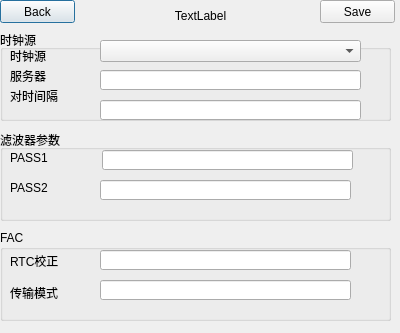
<?xml version="1.0" encoding="UTF-8"?>
<ui version="4.0">
 <class>BlockSet</class>
 <widget class="QDialog" name="BlockSet">
  <property name="geometry">
   <rect>
    <x>0</x>
    <y>0</y>
    <width>400</width>
    <height>333</height>
   </rect>
  </property>
  <property name="windowTitle">
   <string>时钟源设置</string>
  </property>
  <widget class="QLabel" name="label_title">
   <property name="geometry">
    <rect>
     <x>0</x>
     <y>0</y>
     <width>401</width>
     <height>31</height>
    </rect>
   </property>
   <property name="text">
    <string>TextLabel</string>
   </property>
   <property name="alignment">
    <set>Qt::AlignCenter</set>
   </property>
  </widget>
  <widget class="QPushButton" name="pushButton_back">
   <property name="geometry">
    <rect>
     <x>0</x>
     <y>0</y>
     <width>75</width>
     <height>23</height>
    </rect>
   </property>
   <property name="text">
    <string>Back</string>
   </property>
  </widget>
  <widget class="QPushButton" name="pushButton_save">
   <property name="geometry">
    <rect>
     <x>320</x>
     <y>0</y>
     <width>75</width>
     <height>23</height>
    </rect>
   </property>
   <property name="text">
    <string>Save</string>
   </property>
  </widget>
  <widget class="QGroupBox" name="groupBox">
   <property name="geometry">
    <rect>
     <x>0</x>
     <y>30</y>
     <width>391</width>
     <height>91</height>
    </rect>
   </property>
   <property name="title">
    <string>时钟源</string>
   </property>
   <widget class="QLabel" name="label">
    <property name="geometry">
     <rect>
      <x>10</x>
      <y>20</y>
      <width>54</width>
      <height>12</height>
     </rect>
    </property>
    <property name="text">
     <string>时钟源</string>
    </property>
   </widget>
   <widget class="QLabel" name="label_2">
    <property name="geometry">
     <rect>
      <x>10</x>
      <y>40</y>
      <width>54</width>
      <height>12</height>
     </rect>
    </property>
    <property name="text">
     <string>服务器</string>
    </property>
   </widget>
   <widget class="QLabel" name="label_3">
    <property name="geometry">
     <rect>
      <x>10</x>
      <y>60</y>
      <width>54</width>
      <height>12</height>
     </rect>
    </property>
    <property name="text">
     <string>对时间隔</string>
    </property>
   </widget>
   <widget class="QComboBox" name="comboBox_blk">
    <property name="geometry">
     <rect>
      <x>100</x>
      <y>10</y>
      <width>261</width>
      <height>22</height>
     </rect>
    </property>
   </widget>
   <widget class="QLineEdit" name="lineEdit_ser">
    <property name="geometry">
     <rect>
      <x>100</x>
      <y>40</y>
      <width>261</width>
      <height>20</height>
     </rect>
    </property>
   </widget>
   <widget class="QLineEdit" name="lineEdit_interval">
    <property name="geometry">
     <rect>
      <x>100</x>
      <y>70</y>
      <width>261</width>
      <height>20</height>
     </rect>
    </property>
   </widget>
  </widget>
  <widget class="QGroupBox" name="groupBox_2">
   <property name="geometry">
    <rect>
     <x>0</x>
     <y>130</y>
     <width>391</width>
     <height>91</height>
    </rect>
   </property>
   <property name="title">
    <string>滤波器参数</string>
   </property>
   <widget class="QLabel" name="label_4">
    <property name="geometry">
     <rect>
      <x>10</x>
      <y>20</y>
      <width>51</width>
      <height>16</height>
     </rect>
    </property>
    <property name="text">
     <string>PASS1</string>
    </property>
   </widget>
   <widget class="QLabel" name="label_5">
    <property name="geometry">
     <rect>
      <x>10</x>
      <y>50</y>
      <width>51</width>
      <height>16</height>
     </rect>
    </property>
    <property name="text">
     <string>PASS2</string>
    </property>
   </widget>
   <widget class="QLineEdit" name="lineEdit_pass1">
    <property name="geometry">
     <rect>
      <x>102</x>
      <y>20</y>
      <width>251</width>
      <height>20</height>
     </rect>
    </property>
   </widget>
   <widget class="QLineEdit" name="lineEdit_pass2">
    <property name="geometry">
     <rect>
      <x>100</x>
      <y>50</y>
      <width>251</width>
      <height>20</height>
     </rect>
    </property>
   </widget>
  </widget>
  <widget class="QGroupBox" name="groupBox_3">
   <property name="geometry">
    <rect>
     <x>0</x>
     <y>230</y>
     <width>391</width>
     <height>91</height>
    </rect>
   </property>
   <property name="title">
    <string>FAC</string>
   </property>
   <widget class="QLabel" name="label_6">
    <property name="geometry">
     <rect>
      <x>10</x>
      <y>20</y>
      <width>54</width>
      <height>21</height>
     </rect>
    </property>
    <property name="text">
     <string>RTC校正</string>
    </property>
   </widget>
   <widget class="QLabel" name="label_7">
    <property name="geometry">
     <rect>
      <x>10</x>
      <y>52</y>
      <width>54</width>
      <height>21</height>
     </rect>
    </property>
    <property name="text">
     <string>传输模式</string>
    </property>
   </widget>
   <widget class="QLineEdit" name="lineEdit_rtc">
    <property name="geometry">
     <rect>
      <x>100</x>
      <y>20</y>
      <width>251</width>
      <height>20</height>
     </rect>
    </property>
   </widget>
   <widget class="QLineEdit" name="lineEdit_mode">
    <property name="geometry">
     <rect>
      <x>100</x>
      <y>50</y>
      <width>251</width>
      <height>20</height>
     </rect>
    </property>
   </widget>
  </widget>
 </widget>
 <resources/>
 <connections/>
</ui>
